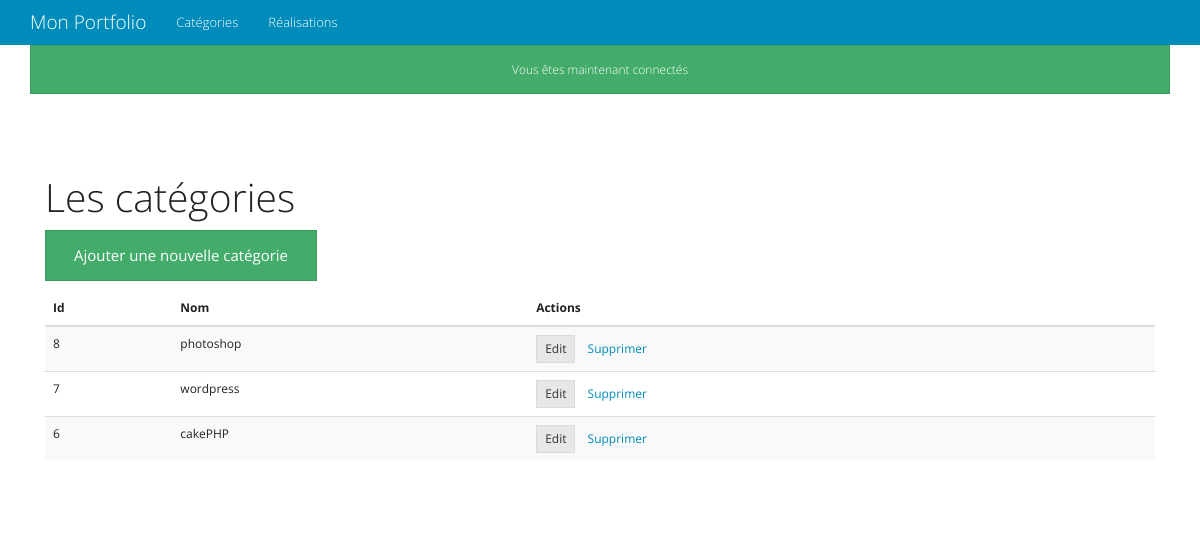
The page /admin/category.php (signed in) on the database as committed earlier.
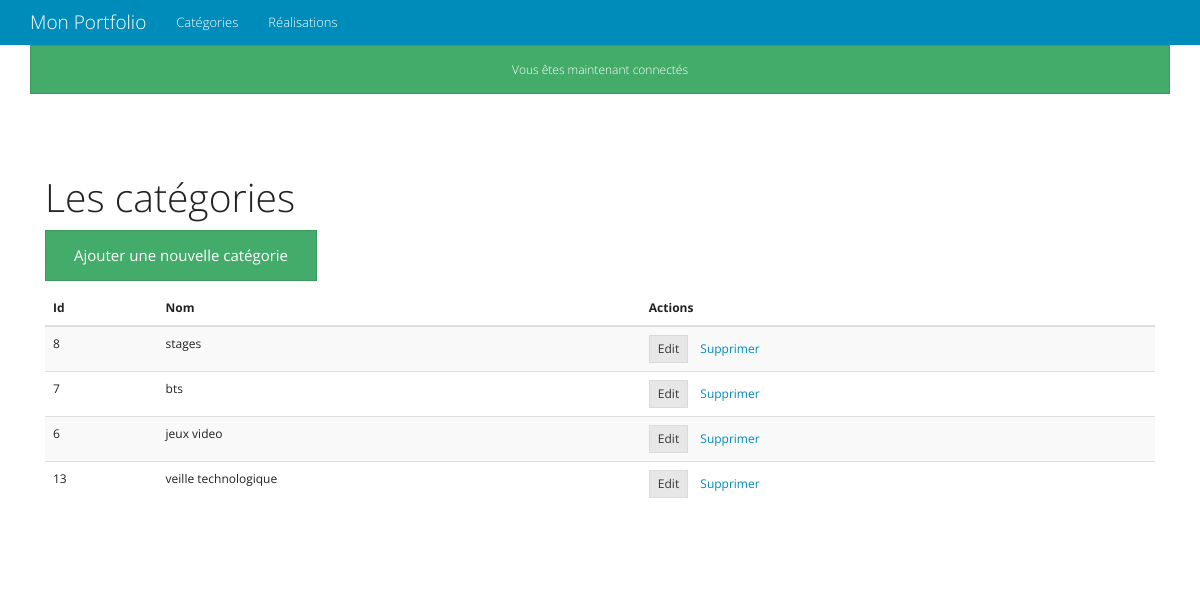
The same page on the database as committed later.
### tables this page shows
CREATE TABLE IF NOT EXISTS `port_categories` (
  `id` int(11) NOT NULL AUTO_INCREMENT,
  `name` varchar(255) NOT NULL,
  `slug` varchar(255) NOT NULL,
  PRIMARY KEY (`id`)
);

### lib/auth.php (called while the page is built, shortened)
 <?php
function csrf(){
	return 'csrf=' . $_SESSION['csrf'];
}
 ?>

### admin/category.php (the view, shortened to what this page needs)
<?php
include '../lib/includes.php';
include '../partials/admin_header.php';
$select = $db->query('SELECT id, name, slug FROM port_categories');
$categories = $select->fetchAll();
?>
<h1> Les catégories</h1>
<p><a href="category_edit.php" class="btn btn-success">Ajouter une nouvelle catégorie</a></p>
<table class="table table-striped">
	<thead>
		<tr>
			<th>Id</th>
			<th>Nom</th>
			<th>Actions</th>
		</tr>
	</thead>
	<tbody>
		<?php foreach($categories as $category): ?>
		<tr>
			<td><?= $category['id']; ?></td>
			<td><?= $category['name']; ?></td>
			<td>
					<a href="category_edit.php?id=<?= $category['id']; ?>" class ="btn btn-default btn-xs">
					Edit</a>
					<a href="?delete=<?= $category['id']; ?>&<?= csrf(); ?>" class="btn btn-error btn-xs"
					onclick="return confirm('Sur de supprimer ?');">Supprimer</a>
			</td>
		</tr>
		<?php endforeach; ?>
	</tbody>
</table>
<?php include '../partials/footer.php'; ?>

Rows that differ between the two databases and show on the page:
changed port_categories id 8: name "photoshop" → "stages"
changed port_categories id 7: name "wordpress" → "bts"
changed port_categories id 6: name "cakePHP" → "jeux video"
added port_categories: id "13", name "veille technologique"
